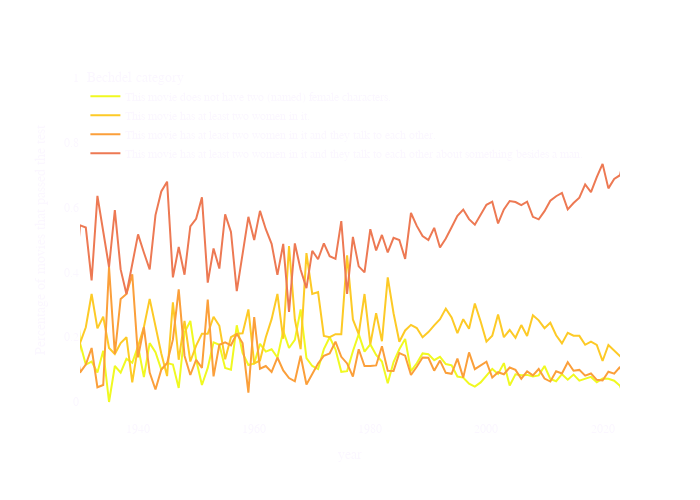

Notebook cell for this chart:
### Markdown cell above
# How has the representation of women in movies shifted over the years (and across different genres)?

### Code cell
df = pd.read_csv("data_viz/movies_bechdel_aggr_year_pivot.csv")
df = df.rename(columns={"BECHDEL_PASS_PERC": "Percentage of movies that passed the test", 
                   "BECHDEL_CATEGORY": "Bechdel category"})
fig = px.line(df, x="year", y="Percentage of movies that passed the test", 
              color='Bechdel category', color_discrete_sequence= px.colors.sequential.Plasma_r)

fig.update_layout(xaxis_range=[1930,2023], 
                 width=700, 
                 height=500)
fig.update_layout({
    "paper_bgcolor": "rgba(0, 0, 0, 0)",
    "plot_bgcolor": "rgba(0, 0, 0, 0)",
}, 
                  font_family="Source Sans Pro",
    font_color="#fbf7ff",
                 )

fig.update_layout(legend=dict(
    yanchor="top",
    y=0.99,
    xanchor="left",
    x=0.01
))

fig.show()
fig.write_html("data_viz/viz1.html")

### Figure 1 — Plotly figure (JSON) as saved in the notebook; plotly's stock layout.template omitted (floating-point values rounded to 4 significant figures; data arrays with more than 128 entries replaced by an {"elided": "..."} marker saying what was removed)
{"data": [{"hovertemplate": "Bechdel category=This movie does not have two (named) female characters.<br>year=%{x}<br>Percentage of movies that passed the test=%{y}<extra></extra>", "legendgroup": "This movie does not have two (named) female characters.", "line": {"color": "#f0f921", "dash": "solid"}, "marker": {"symbol": "circle"}, "mode": "lines", "name": "This movie does not have two (named) female characters.", "orientation": "v", "showlegend": true, "type": "scatter", "x": {"elided": "143 int values"}, "xaxis": "x", "y": {"elided": "143 float values"}, "yaxis": "y"}, {"hovertemplate": "Bechdel category=This movie has at least two women in it.<br>year=%{x}<br>Percentage of movies that passed the test=%{y}<extra></extra>", "legendgroup": "This movie has at least two women in it.", "line": {"color": "#fdca26", "dash": "solid"}, "marker": {"symbol": "circle"}, "mode": "lines", "name": "This movie has at least two women in it.", "orientation": "v", "showlegend": true, "type": "scatter", "x": {"elided": "143 int values"}, "xaxis": "x", "y": {"elided": "143 float values"}, "yaxis": "y"}, {"hovertemplate": "Bechdel category=This movie has at least two women in it and they talk to each other.<br>year=%{x}<br>Percentage of movies that passed the test=%{y}<extra></extra>", "legendgroup": "This movie has at least two women in it and they talk to each other.", "line": {"color": "#fb9f3a", "dash": "solid"}, "marker": {"symbol": "circle"}, "mode": "lines", "name": "This movie has at least two women in it and they talk to each other.", "orientation": "v", "showlegend": true, "type": "scatter", "x": {"elided": "143 int values"}, "xaxis": "x", "y": {"elided": "143 float values"}, "yaxis": "y"}, {"hovertemplate": "Bechdel category=This movie has at least two women in it and they talk to each other about something besides a man.<br>year=%{x}<br>Percentage of movies that passed the test=%{y}<extra></extra>", "legendgroup": "This movie has at least two women in it and they talk to each other about something besides a man.", "line": {"color": "#ed7953", "dash": "solid"}, "marker": {"symbol": "circle"}, "mode": "lines", "name": "This movie has at least two women in it and they talk to each other about something besides a man.", "orientation": "v", "showlegend": true, "type": "scatter", "x": {"elided": "143 int values"}, "xaxis": "x", "y": {"elided": "143 float values"}, "yaxis": "y"}], "layout": {"font": {"color": "#fbf7ff", "family": "Source Sans Pro"}, "height": 500, "legend": {"title": {"text": "Bechdel category"}, "tracegroupgap": 0, "x": 0.01, "xanchor": "left", "y": 0.99, "yanchor": "top"}, "margin": {"t": 60}, "paper_bgcolor": "rgba(0, 0, 0, 0)", "plot_bgcolor": "rgba(0, 0, 0, 0)", "width": 700, "xaxis": {"anchor": "y", "domain": [0, 1], "range": [1930, 2023], "title": {"text": "year"}, "type": "linear"}, "yaxis": {"anchor": "x", "autorange": true, "domain": [0, 1], "range": [-0.05556, 1.056], "title": {"text": "Percentage of movies that passed the test"}, "type": "linear"}}}
